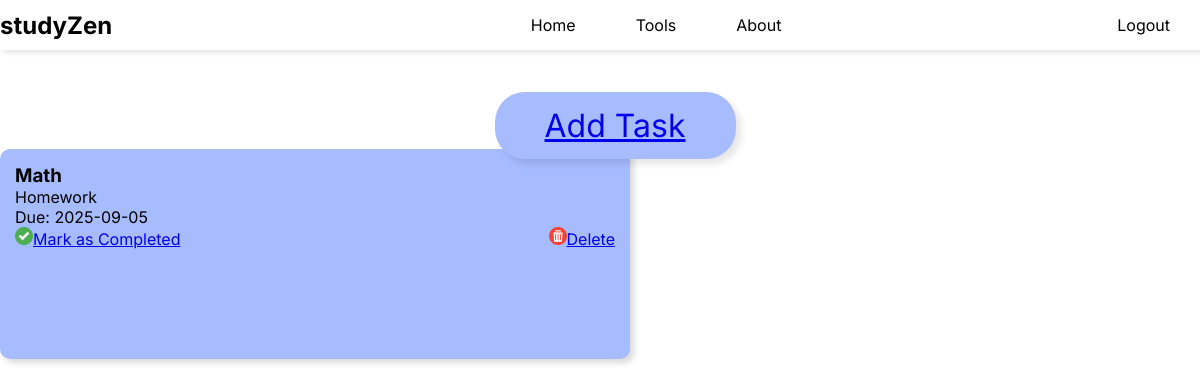
The page /study_planner on the database as committed earlier.
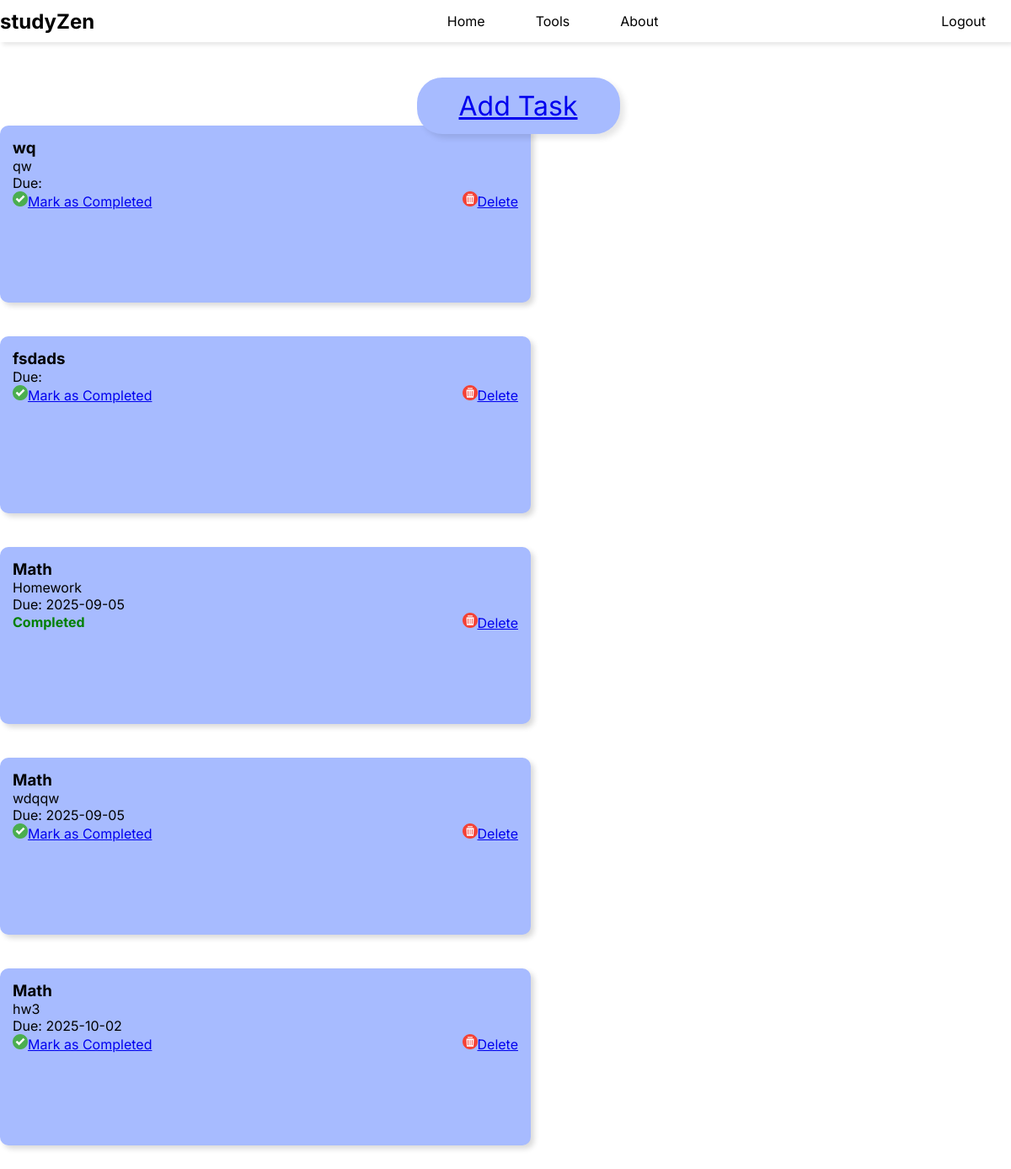
The same page on the database as committed later.
### app/models.py (models this page shows)
class Task(db.Model):
    id = db.Column(db.Integer, primary_key=True) # unique id
    subject = db.Column(db.String(100), nullable=False) # school subject
    description = db.Column(db.String(200)) # task description
    due_date = db.Column(db.String(20)) # due date
    completed = db.Column(db.Boolean, default=False) # completed? y/n

### app/routes.py (the view)
@app.route('/study_planner')
def study_planner():
    tasks = Task.query.order_by(Task.due_date).all() # query/get data from database sorted by due date
    return render_template('study_planner.html', tasks=tasks) # call study planner

### app/routes.py (called while the page is built)
@app.before_request
def before_request():
    if current_user.is_authenticated:
        current_user.last_seen = datetime.now(timezone.utc)
        db.session.commit()

### app/templates/study_planner.html (shortened to what this page needs)
<!DOCTYPE html>
<html lang="en-AU">
    <head>
        <link rel="stylesheet" href="/static/style.css">
         <link rel="stylesheet" href="/static/study_planner.css">
    </head>
<body>
      <nav class = "navbar">
        <h2>studyZen</h2>
        <ul>
            <li><a href= "/">Home</a></li>
            <li><a href= "/#tools">Tools</a></li>
             <li><a href= "/#about">About</a></li>
            <li><a href="{{ url_for('logout') }}">Logout</a></li>
         </ul>
     </nav>
     <div class="add_task_navigation">
        <button class ="add_task">
            <a href="{{url_for('add_task')}}">Add Task</a>
        </button>
      </div>
    {% if tasks%}
    <div class="task_container">
    <ul>
        {%for task in tasks %}
            <div class="task_card"
                {% if not task.completed %}Completed{% endif %}>
                 <h3> {{task.subject}} </h3>
                <p>{{task.description}} </p>
                <p>Due: {{task.due_date}}</p>
                <div class="task_buttons">
                    {% if not task.completed %}
                        <a href="{{url_for('complete_task', task_id=task.id)}}" class="btn">
                            <img src="/static/images/check.png" class="icon">Mark as Completed
                        </a>
                    {% else %}
                        <span class="completed_label"> <p> Completed </p></span>
                    {% endif %}
                    <a href="{{url_for('delete_task', task_id=task.id)}}" class="btn_delete"> <img src="/static/images/delete.png" class="icon">Delete</a>
                </div>
            </div>
            <br><br>
        {% endfor %}
    </ul>
    </div>
    {% else %}
    <p> Please set a task </p>
    {% endif %}
</body>
</html>

### app/static/style.css (style rules this page uses)
* { margin: 0; padding: 0; font-family: "Inter", sans-serif; }
body { min-height: 100vh; background-size: cover; background-repeat: no-repeat; background-position: center; }
nav { background-color: rgb(255, 255, 255); box-shadow: 3px 3px 5px rgba(0, 0, 0, 0.1); display: flex; align-items: center; }
nav ul { width: 100%; list-style: none; display: flex; justify-content: center; align-items: center; margin: 0 auto; }
nav li { height: 50px; }
nav a { height: 100%; padding: 0 30px; text-decoration: none; display: flex; align-items: center; color: black; }
.navbar li:last-child { position: absolute; right: 0; top: 0; }

### app/static/study_planner.css (style rules this page uses)
.task_container { display: flex; flex-wrap: wrap; gap: 20px; margin-top: 20 px; }
.task_card { width: 600px; min-height: 180px ; background: #a7bbff; border-radius: 10px; padding: 15px; box-shadow: 4px 4px 6px rgba(0,0,0, 0.15); font-family: Arial, sans-serif; transition: transform 0.2s ; }
.task_buttons { margin-top: 10; display: flex; justify-content: space-between; align-items: center; }
.completed_label { display: flex; align-items: center; font-weight: bold; color: green; }
.icon { width: 18px; height: 18px; margin-right:5; }
.add_task_navigation { display:flex; justify-content: center; }
.add_task { font-size: 2rem; background-color: #a7bbff; padding: 14px 50px; border: none; border-radius: 30px; color: black; margin-top: 2rem; cursor: pointer; position: relative; top: 10px; left: 15px; transition: all 0.35s; outline: none; box-shadow: 5px 5px 7px rgba(0, 0, 0, 0.1); }

Rows that differ between the two databases and show on the page:
added Task: subject "wq", description "qw", completed False (drawn)
added Task: subject "fsdads", completed False (drawn)
changed Task "Homework": completed: picture removed; completed "Mark as Completed" → "Completed"
added Task: subject "Math", description "wdqqw", due_date "2025-09-05", completed False (drawn)
added Task: subject "Math", description "hw3", due_date "2025-10-02", completed False (drawn)
